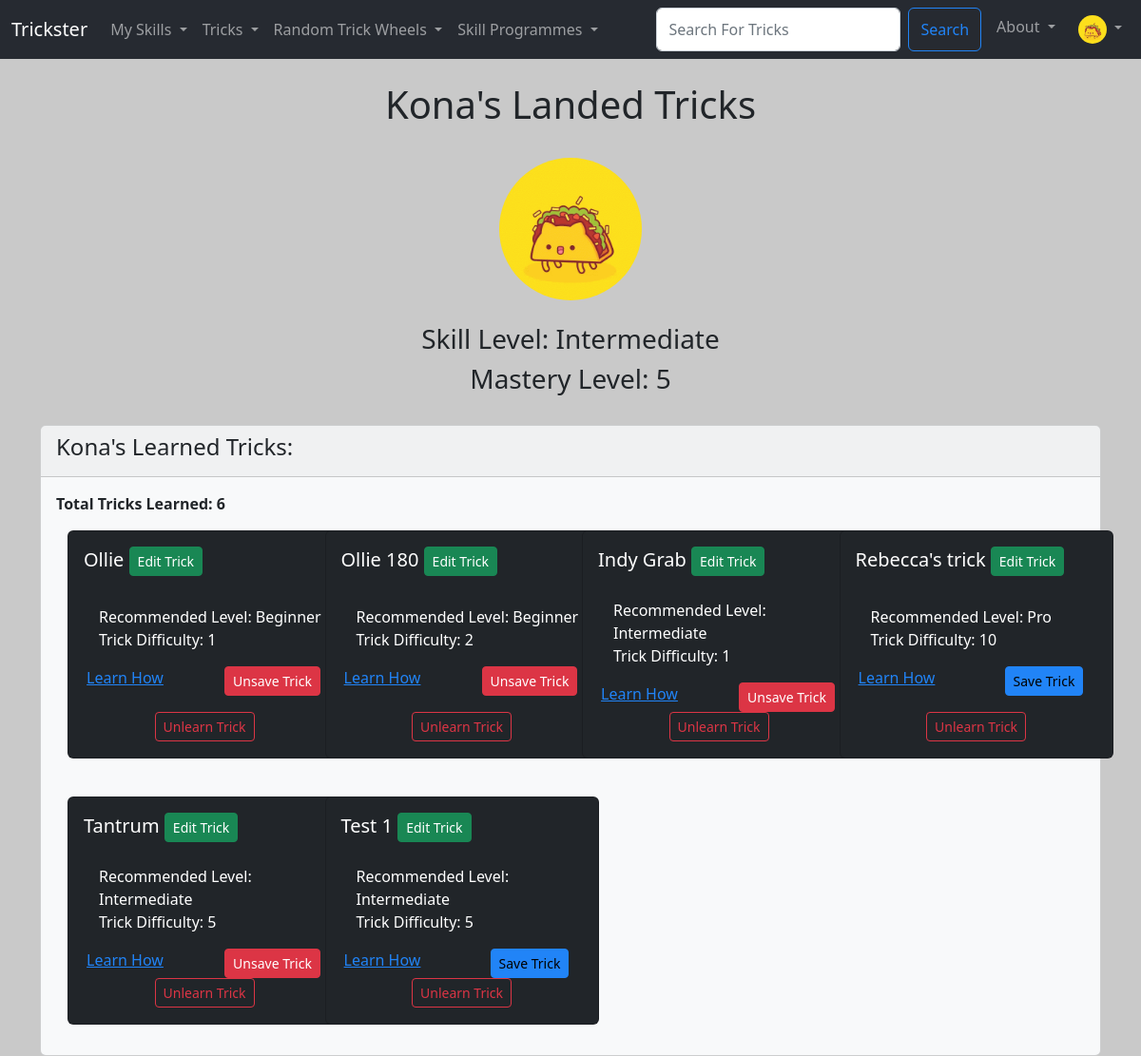
The app's page /Users/my_tricks/1 (signed in), older data.
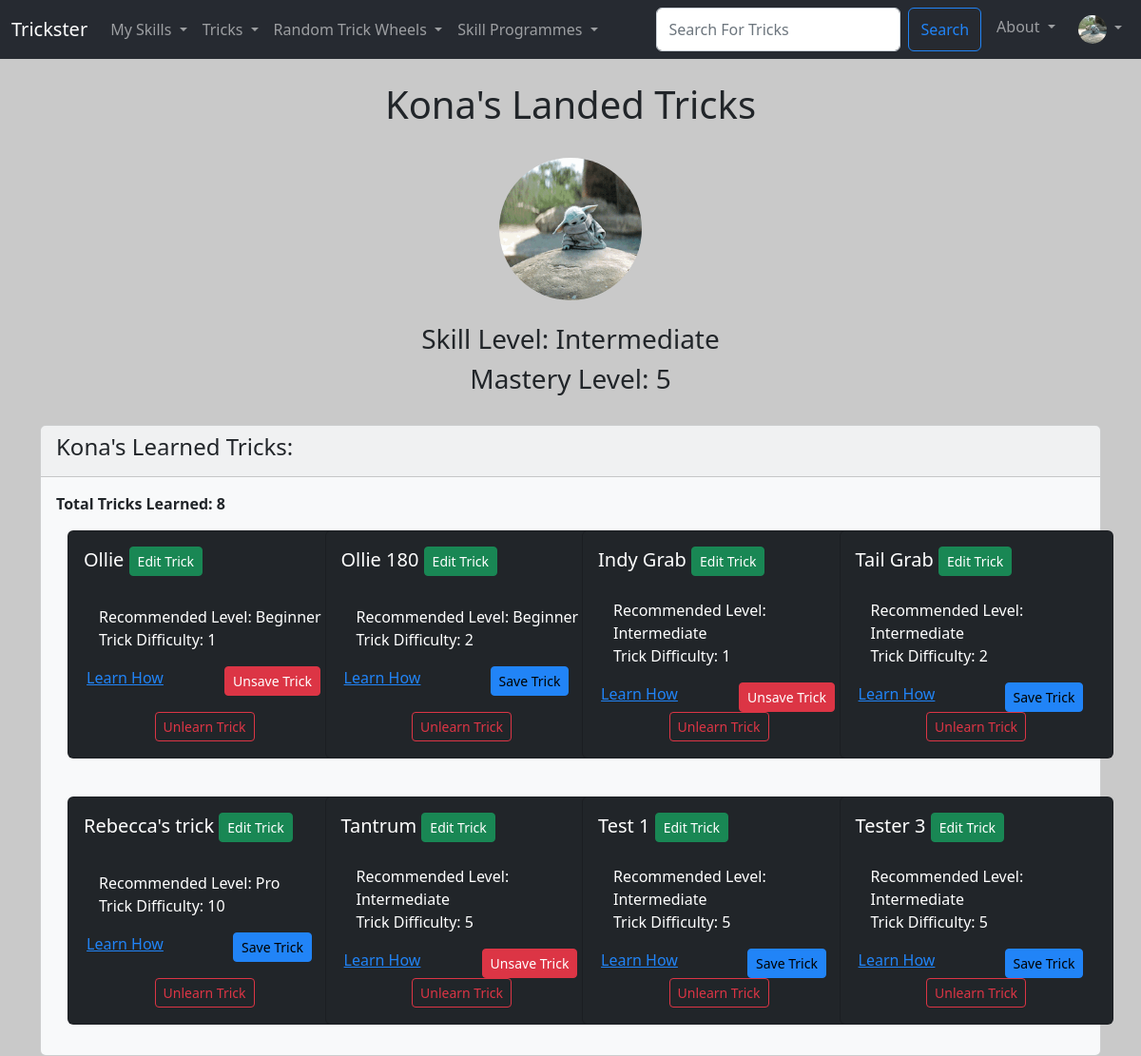
The same page, newer data.
### Users/models.py (models this page shows, shortened)
class Trickster_User(AbstractBaseUser, PermissionsMixin):
  UserID = models.AutoField(primary_key=True)
  Email = models.EmailField(('Email Address'), unique=True)
  Username = models.CharField(('Username'),max_length=25, unique=True)
  FirstName = models.CharField(('First Name'),max_length=25)
  LastName = models.CharField(('Last Name'),max_length=25)
  DateOfJoining = models.DateField(default=timezone.now)
  is_staff = models.BooleanField(default=False)
  is_active = models.BooleanField(default=True)
  objects = CustomUserManager()
  USERNAME_FIELD = 'Email'
  REQUIRED_FIELDS = ['Username', 'FirstName', 'LastName']

class User_Profile(models.Model):
  User = models.OneToOneField(Trickster_User, on_delete=models.CASCADE)
  ProfilePhoto = models.ImageField(null=True, blank=True, upload_to="images/profile")
  SkillLevel = models.ForeignKey(SkillLevel, default=get_default_skill_level, blank=True, null=True, on_delete=models.CASCADE)
  UserDifficultyLevel = models.PositiveIntegerField(default=1, null=True, validators=[MinValueValidator(1), MaxValueValidator(10)])
  LearnedTricks = models.ManyToManyField(Trick, related_name='learned_trick', blank=True)
  SavedTricks = models.ManyToManyField(Trick, related_name='saved_trick', blank=True)
  CurrentlyLearningProgrammes = models.ManyToManyField(Trick_Programme, related_name='currently_learning_programme', blank=True)
  SavedProgrammes = models.ManyToManyField(Trick_Programme, related_name='saved_programme', blank=True)
  Follows =  models.ManyToManyField('self', related_name='followed_by', symmetrical=False, blank=True)

### TricksterMain/models.py (models this page shows)
class Trick (models.Model):
    TrickID = models.AutoField(primary_key=True)
    TrickName = models.CharField(max_length=25)
    TrickDiscription = models.TextField(blank=True)
    TrickHowTo = models.TextField(blank=True)
    TrickRecLevel = models.ForeignKey(SkillLevel, blank=True, null=True, on_delete=models.CASCADE)
    TrickDifficulty = models.PositiveIntegerField(null=True, validators=[MinValueValidator(1), MaxValueValidator(10)])
    TrickImg = models.ImageField(null=True, blank=True, upload_to="images/")
    def __str__(self):
        return self.TrickName

class SkillLevel (models.Model):
    SkillLevelID = models.AutoField(primary_key=True)
    SkillLevelName = models.CharField(max_length=25)
    def __str__(self):
        return self.SkillLevelName

### Users/views.py (the view)
# urls.py: path('my_tricks/<int:pk>', views.my_tricks, name="my-tricks"),
def my_tricks(request, pk):
  if request.user.is_authenticated:
    profile = User_Profile.objects.get(User_id=pk)
    trick_count = profile.LearnedTricks.all().count()
    return render(request, 'user_pages/my_tricks.html', {'profile': profile, "trick_count":trick_count})
  else:
    messages.error(request, ("You Must Be Logged In To See This Page!"))
    return redirect('home')

### Users/templates/user_pages/my_tricks.html (shortened to what this page needs)
{% extends 'main/base.html' %}
{% load static %}
{% block content  %}
{% if profile %}
  <div class="container text-center">
    <h1>{{ profile.User.FirstName }}'s Landed Tricks</h1>
    {% if profile.ProfilePhoto %}
      <img
      class="rounded-circle"
      height="150"
      src="{{ profile.ProfilePhoto.url }}"
      alt="User Profile Image"
      />
    {% endif %}
    <h3>Skill Level: {{ profile.SkillLevel }}</h3>
    <h3>Mastery Level: {{ profile.UserDifficultyLevel }}</h3>
    </div>
    <div class="card text-dark bg-light">
      <div class="card-header">
        <span calss="align-middle"><h4>{{ profile.User.FirstName }}'s Learned Tricks: </h4></span>
      </div>
      <div class="card-body">
        <p class="card-text"><strong>Total Tricks Learned: {{ trick_count }}</strong></p>
        <div class="container-md">
          <div class="row row-cols-1 row-cols-sm-2 row-cols-md-3 row-cols-xl-4 g-4">
            {% for trick in profile.LearnedTricks.all %}
              <div class="col-sm">
                {% if user.is_authenticated %}
                  <div class="card text-bg-dark mb-3" style="width: 18rem; height: 15rem;">
                {% else %}
                  <div class="card text-bg-dark mb-3" style="width: 18rem; height: 12rem;">
                {% endif %}
                <div class="card-body">
                  <h5 class="card-title">
                    {{ trick }}
                    {% if user.is_superuser %}
                    <a href="{% url 'update-trick' trick.TrickID %}" class="btn btn-success btn-sm">Edit Trick</a>
                    {% endif %}
                  </h5>
                </div>
                <ul class="list-group-dark list-group-flush">
                  <li class="list-group-item">Recommended Level: {{ trick.TrickRecLevel }}</li>
                  <li class="list-group-item">Trick Difficulty: {{ trick.TrickDifficulty }}</li>
                </ul>
                <div class="card-body-dark text-center gap-3" style="height: 3rem">
                  <div class="container">
                    <div class="row">
                      <div class="col-6">
                        <a href="{% url 'show-trick' trick.TrickID %}" class="card-link me-md-4">Learn How</a>
                      </div>
                      <div class="col-6">
                        {% include 'components/save_trick_button.html' with saved_tricks=request.user.user_profile.SavedTricks user=request.user trick=trick %}
                      </div>
                    </div>
                  </div>
                </div>
                <div class="card-body-dark text-center gap-3" style="height: 3rem">
                  {% include 'components/learned_trick_button.html' with learned_tricks=profile.LearnedTricks user=user trick=trick %}
                </div>
              </div>
            </div>
          {% endfor %}
        </div>
      </div>
    </div>
  </div>
{% endif %}
{% endblock %}

### TricksterMain/templates/components/navbar.html (shortened to what this page needs)
{% load static %}
<nav class="navbar navbar-expand-lg navbar-dark bg-tricksterdark">
  <div class="container-fluid">
    <a class="navbar-brand" href="{%url 'home'%}">Trickster</a>
    <div class="collapse navbar-collapse" id="navbarSupportedContent">
      <ul class="navbar-nav me-auto mb-2 mb-lg-0">
        <li class="nav-item dropdown">
          <a class="nav-link dropdown-toggle" href="#" id="mySkillsDropdown" role="button" data-bs-toggle="dropdown" aria-expanded="false">
            My Skills
          </a>
        </li>
        <li class="nav-item dropdown">
          <a class="nav-link dropdown-toggle" href="#" id="tricksDropdown" role="button" data-bs-toggle="dropdown" aria-expanded="false">
            Tricks
          </a>
        </li>
        <li class="nav-item dropdown">
          <a class="nav-link dropdown-toggle" href="#" id="randomDropdown" role="button" data-bs-toggle="dropdown" aria-expanded="false">
            Random Trick Wheels
          </a>
        </li>
        <li class="nav-item dropdown">
          <a class="nav-link dropdown-toggle" href="#" id="tricksDropdown" role="button" data-bs-toggle="dropdown" aria-expanded="false">
            Skill Programmes
          </a>
        </li>
      </ul>
      <div class="navbar-nav ml-auto gap-2">
        <form class="d-flex" method="POST" action="{% url 'search-trick' %}">
          <input class="form-control me-2 input-sm" type="search" placeholder="Search For Tricks" aria-label="Search" name="trick_searched">
          <button class="btn btn-outline-primary" type="submit">Search</button>
        </form>
        <li class="nav-item dropdown">
          <a class="nav-link dropdown-toggle" href="#" id="tricksDropdown" role="button" data-bs-toggle="dropdown" aria-expanded="false">
            About
          </a>
        </li>
        {% if user.is_authenticated %}
        <li class="nav-item dropdown">
          <a class="nav-link dropdown-toggle" href="#" id="navbarScrollingDropdown" role="button" data-bs-toggle="dropdown" aria-expanded="false">
            {% if request.user.user_profile.ProfilePhoto %}
              <img
              class="rounded-circle"
              height="30"
              src="{{ request.user.user_profile.ProfilePhoto.url }}"
              alt="User Profile Image"
              />
            {% endif %}
          </a>
        </li>
        {% else %}
          <li class="nav-item">
            <a class="nav-link" href="{%url 'login'%}">Login</a>
          </li>
        {% endif %}
      </div>
    </div>
  </div>
</nav>

### TricksterMain/templates/components/save_trick_button.html (shortened to what this page needs)
{% if user.is_authenticated %}
  {% if trick in saved_tricks.all %}
    <form action="{% url 'unsave-trick' request.user.UserID %}" method="POST">
      <button type="submit", name="trick_id", value="{{trick.TrickID}}", class="btn btn-danger btn-sm">Unsave Trick</button>
    </form>
  {% else %}
    <form action="{% url 'save-trick' request.user.UserID %}" method="POST">
      <button type="submit", name="trick_id", value="{{trick.TrickID}}", class="btn btn-primary btn-sm">Save Trick</button>
    </form>
  {% endif %}
{% endif %}

### TricksterMain/templates/components/learned_trick_button.html (shortened to what this page needs)
{% if user.is_authenticated %}
  <div class="card-body-dark text-center gap-3" style="height: 3rem">
    {% if trick in learned_tricks.all %}
      <form action="{% url 'unlearn-trick' request.user.UserID %}" method="POST">
        <button type="submit", name="trick_id", value="{{trick.TrickID}}", class="btn btn-outline-danger btn-sm">Unlearn Trick</button>
      </form>
    {% else %}
      <form action="{% url 'learned-trick' request.user.UserID %}" method="POST">
        {%  csrf_token %}
        <button type="submit", name="trick_id", value="{{trick.TrickID}}", class="btn btn-outline-info btn-sm">Mark Trick As Learned</button>
      </form>
    {% endif %}
  </div>
{% endif %}

Row changes from the older to the newer data that the page shows:
changed Trickster_User: user.user_profile.ProfilePhoto: a different picture
changed User_Profile "Kona": ProfilePhoto: a different picture
computed for Trick "Ollie 180": text "Unsave Trick" → "Save Trick"
now on this page (row unchanged): Trick: TrickName "Tail Grab", TrickRecLevel "Intermediate", TrickDifficulty "2", {{ trick.TrickID }} 18 (drawn)
now on this page (row unchanged): Trick: TrickName "Tester 3", TrickRecLevel "Intermediate", TrickDifficulty "5", {{ trick.TrickID }} 30 (drawn)
Text that changed along with them:
{{ trick_count }}: "6" → "8"
